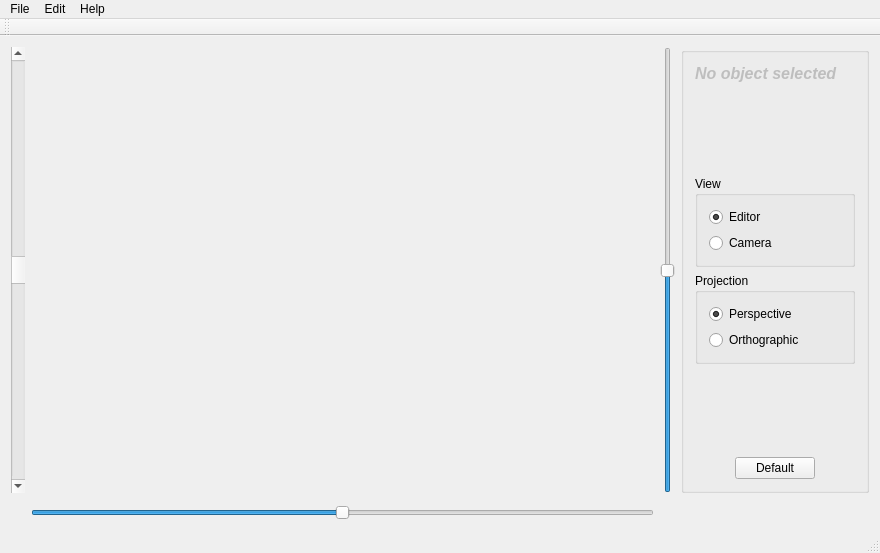
<?xml version="1.0" encoding="UTF-8"?>
<ui version="4.0">
 <class>MainWindow</class>
 <widget class="QMainWindow" name="MainWindow">
  <property name="geometry">
   <rect>
    <x>0</x>
    <y>0</y>
    <width>880</width>
    <height>553</height>
   </rect>
  </property>
  <property name="windowTitle">
   <string>MainWindow</string>
  </property>
  <widget class="QWidget" name="centralWidget">
   <layout class="QGridLayout" name="gridLayout_2">
    <item row="2" column="1">
     <widget class="QSlider" name="horizontalSliderRotate">
      <property name="enabled">
       <bool>true</bool>
      </property>
      <property name="minimum">
       <number>-18</number>
      </property>
      <property name="maximum">
       <number>18</number>
      </property>
      <property name="singleStep">
       <number>1</number>
      </property>
      <property name="pageStep">
       <number>1</number>
      </property>
      <property name="value">
       <number>0</number>
      </property>
      <property name="tracking">
       <bool>true</bool>
      </property>
      <property name="orientation">
       <enum>Qt::Horizontal</enum>
      </property>
     </widget>
    </item>
    <item row="0" column="2">
     <widget class="QSlider" name="verticalSliderRotate">
      <property name="minimum">
       <number>-18</number>
      </property>
      <property name="maximum">
       <number>18</number>
      </property>
      <property name="pageStep">
       <number>1</number>
      </property>
      <property name="orientation">
       <enum>Qt::Vertical</enum>
      </property>
     </widget>
    </item>
    <item row="0" column="1" rowspan="2">
     <widget class="GLWidget" name="widgetScene" native="true">
      <property name="sizePolicy">
       <sizepolicy hsizetype="MinimumExpanding" vsizetype="Preferred">
        <horstretch>0</horstretch>
        <verstretch>0</verstretch>
       </sizepolicy>
      </property>
     </widget>
    </item>
    <item row="0" column="3">
     <widget class="QGroupBox" name="groupBox">
      <property name="title">
       <string/>
      </property>
      <layout class="QGridLayout" name="gridLayout">
       <item row="2" column="0">
        <spacer name="verticalSpacer">
         <property name="orientation">
          <enum>Qt::Vertical</enum>
         </property>
         <property name="sizeHint" stdset="0">
          <size>
           <width>20</width>
           <height>40</height>
          </size>
         </property>
        </spacer>
       </item>
       <item row="3" column="0">
        <widget class="QGroupBox" name="groupBoxView">
         <property name="title">
          <string>View</string>
         </property>
         <layout class="QVBoxLayout" name="verticalLayout_2">
          <item>
           <widget class="QRadioButton" name="radioButtonEditor">
            <property name="text">
             <string>Editor</string>
            </property>
            <property name="checked">
             <bool>true</bool>
            </property>
           </widget>
          </item>
          <item>
           <widget class="QRadioButton" name="radioButtonCamera">
            <property name="text">
             <string>Camera</string>
            </property>
           </widget>
          </item>
         </layout>
        </widget>
       </item>
       <item row="1" column="0">
        <widget class="QLabel" name="labelPickedObject">
         <property name="enabled">
          <bool>false</bool>
         </property>
         <property name="sizePolicy">
          <sizepolicy hsizetype="Fixed" vsizetype="Minimum">
           <horstretch>0</horstretch>
           <verstretch>0</verstretch>
          </sizepolicy>
         </property>
         <property name="minimumSize">
          <size>
           <width>160</width>
           <height>0</height>
          </size>
         </property>
         <property name="maximumSize">
          <size>
           <width>160</width>
           <height>16777215</height>
          </size>
         </property>
         <property name="font">
          <font>
           <pointsize>12</pointsize>
           <weight>75</weight>
           <italic>true</italic>
           <bold>true</bold>
           <underline>false</underline>
           <strikeout>false</strikeout>
           <kerning>true</kerning>
          </font>
         </property>
         <property name="autoFillBackground">
          <bool>false</bool>
         </property>
         <property name="lineWidth">
          <number>1</number>
         </property>
         <property name="text">
          <string>No object selected</string>
         </property>
         <property name="alignment">
          <set>Qt::AlignLeading|Qt::AlignLeft|Qt::AlignVCenter</set>
         </property>
         <property name="indent">
          <number>0</number>
         </property>
        </widget>
       </item>
       <item row="6" column="0" alignment="Qt::AlignHCenter">
        <widget class="QPushButton" name="pushButtonDefault">
         <property name="sizePolicy">
          <sizepolicy hsizetype="Maximum" vsizetype="Fixed">
           <horstretch>0</horstretch>
           <verstretch>0</verstretch>
          </sizepolicy>
         </property>
         <property name="text">
          <string>Default</string>
         </property>
        </widget>
       </item>
       <item row="4" column="0">
        <widget class="QGroupBox" name="groupBoxProjection">
         <property name="title">
          <string>Projection</string>
         </property>
         <layout class="QVBoxLayout" name="verticalLayout">
          <item>
           <widget class="QRadioButton" name="radioButtonPerspective">
            <property name="text">
             <string>Perspective</string>
            </property>
            <property name="checked">
             <bool>true</bool>
            </property>
           </widget>
          </item>
          <item>
           <widget class="QRadioButton" name="radioButtonOrthographic">
            <property name="text">
             <string>Orthographic</string>
            </property>
           </widget>
          </item>
         </layout>
        </widget>
       </item>
       <item row="5" column="0">
        <spacer name="verticalSpacer_2">
         <property name="orientation">
          <enum>Qt::Vertical</enum>
         </property>
         <property name="sizeHint" stdset="0">
          <size>
           <width>20</width>
           <height>40</height>
          </size>
         </property>
        </spacer>
       </item>
      </layout>
     </widget>
    </item>
    <item row="0" column="0">
     <widget class="QScrollBar" name="verticalScrollBarZoom">
      <property name="minimum">
       <number>-2000</number>
      </property>
      <property name="maximum">
       <number>2000</number>
      </property>
      <property name="orientation">
       <enum>Qt::Vertical</enum>
      </property>
     </widget>
    </item>
   </layout>
  </widget>
  <widget class="QMenuBar" name="menuBar">
   <property name="geometry">
    <rect>
     <x>0</x>
     <y>0</y>
     <width>880</width>
     <height>21</height>
    </rect>
   </property>
   <widget class="QMenu" name="menuFile">
    <property name="title">
     <string>File</string>
    </property>
    <addaction name="actionScreenshot"/>
    <addaction name="actionExit"/>
   </widget>
   <widget class="QMenu" name="menuEdit">
    <property name="title">
     <string>Edit</string>
    </property>
    <widget class="QMenu" name="menuPickedObject">
     <property name="enabled">
      <bool>false</bool>
     </property>
     <property name="title">
      <string>Picked Object</string>
     </property>
     <addaction name="actionTranslatePickedObject"/>
     <addaction name="actionScalePickedObject"/>
     <addaction name="actionRotatePickedObject"/>
     <addaction name="actionDeletePickedObject"/>
    </widget>
    <widget class="QMenu" name="menuCamera">
     <property name="enabled">
      <bool>false</bool>
     </property>
     <property name="title">
      <string>Camera</string>
     </property>
     <addaction name="actionEditPositionCamera"/>
    </widget>
    <addaction name="actionLoadObject"/>
    <addaction name="actionLoadBackground"/>
    <addaction name="menuPickedObject"/>
    <addaction name="menuCamera"/>
   </widget>
   <widget class="QMenu" name="menuHelp">
    <property name="title">
     <string>Help</string>
    </property>
    <addaction name="actionAboutHelp"/>
    <addaction name="actionContentsHelp"/>
   </widget>
   <addaction name="menuFile"/>
   <addaction name="menuEdit"/>
   <addaction name="menuHelp"/>
  </widget>
  <widget class="QToolBar" name="mainToolBar">
   <attribute name="toolBarArea">
    <enum>TopToolBarArea</enum>
   </attribute>
   <attribute name="toolBarBreak">
    <bool>false</bool>
   </attribute>
  </widget>
  <widget class="QStatusBar" name="statusBar"/>
  <action name="actionAboutHelp">
   <property name="text">
    <string>About</string>
   </property>
  </action>
  <action name="actionOpenDefaultScene">
   <property name="text">
    <string>Open Default Scene</string>
   </property>
  </action>
  <action name="actionExit">
   <property name="text">
    <string>Exit</string>
   </property>
  </action>
  <action name="actionScreenshot">
   <property name="text">
    <string>Screenshot</string>
   </property>
  </action>
  <action name="actionEditor_View">
   <property name="text">
    <string>Editor View</string>
   </property>
  </action>
  <action name="actionEditorView">
   <property name="text">
    <string>Editor</string>
   </property>
  </action>
  <action name="actionCameraView">
   <property name="text">
    <string>Camera</string>
   </property>
  </action>
  <action name="actionPerspectiveProjection">
   <property name="text">
    <string>Perspective</string>
   </property>
  </action>
  <action name="actionObliqueProjection">
   <property name="text">
    <string>Oblique</string>
   </property>
  </action>
  <action name="actionLoadObject">
   <property name="text">
    <string>Load Object</string>
   </property>
  </action>
  <action name="actionLoadBackground">
   <property name="text">
    <string>Load Background</string>
   </property>
  </action>
  <action name="actionObjects">
   <property name="text">
    <string>Objects</string>
   </property>
  </action>
  <action name="actionTranslatePickedObject">
   <property name="enabled">
    <bool>false</bool>
   </property>
   <property name="text">
    <string>Translate</string>
   </property>
  </action>
  <action name="actionScalePickedObject">
   <property name="enabled">
    <bool>false</bool>
   </property>
   <property name="text">
    <string>Scale</string>
   </property>
  </action>
  <action name="actionRotatePickedObject">
   <property name="enabled">
    <bool>false</bool>
   </property>
   <property name="text">
    <string>Rotate</string>
   </property>
  </action>
  <action name="actionNewLight">
   <property name="text">
    <string>New</string>
   </property>
  </action>
  <action name="actionDeleteLight">
   <property name="text">
    <string>Delete</string>
   </property>
  </action>
  <action name="actionModifyLight">
   <property name="text">
    <string>Modify Light Position</string>
   </property>
  </action>
  <action name="actionEditPositionCamera">
   <property name="enabled">
    <bool>false</bool>
   </property>
   <property name="text">
    <string>Edit Position</string>
   </property>
  </action>
  <action name="actionContentsHelp">
   <property name="text">
    <string>Contents</string>
   </property>
  </action>
  <action name="actionExit_Full_Screen">
   <property name="text">
    <string>Exit Full Screen</string>
   </property>
  </action>
  <action name="actionShowFullScreen">
   <property name="text">
    <string>Show</string>
   </property>
  </action>
  <action name="actionExitFullScreen">
   <property name="text">
    <string>Exit</string>
   </property>
  </action>
  <action name="actionDeletePickedObject">
   <property name="enabled">
    <bool>false</bool>
   </property>
   <property name="text">
    <string>Delete</string>
   </property>
  </action>
 </widget>
 <layoutdefault spacing="6" margin="11"/>
 <customwidgets>
  <customwidget>
   <class>GLWidget</class>
   <extends>QWidget</extends>
   <header location="global">GLWidget.h</header>
   <container>1</container>
  </customwidget>
 </customwidgets>
 <resources/>
 <connections/>
</ui>
